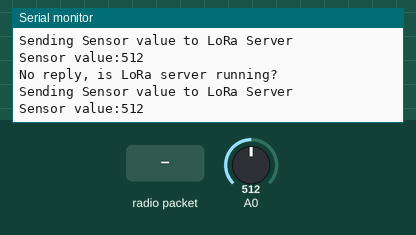
Simulated run of this sketch. Board: Arduino Uno, built for the host (arithmetic inside an expression is 32-bit, double 64-bit). Parts: the last lines printed to the serial monitor. The inputs (shaded band) are chosen by the test bench; at power-on: A0 = 512. No radio packets arrive unless stated.

Above: at 1.2 s.
1.3 s: radio packet "5" arrives
2.8 s: A0 set to 716
At 4.1 s:
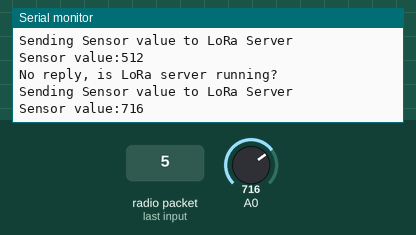
4.3 s: radio packet "90" arrives
5.8 s: A0 set to 900
At 7.4 s:
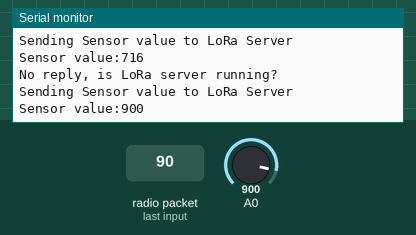
Timing chart, 0 to 8.3 s (numbered marks = the images above; inputs shaded):
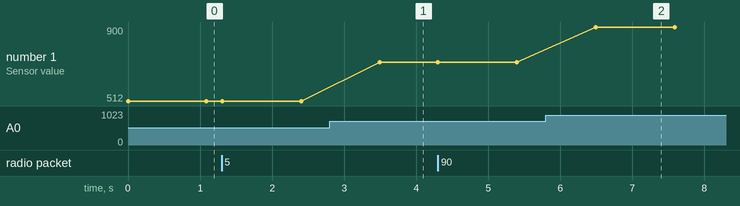

The sketch:

LoRa_Simple_Client_Arduino_senval.ino
```cpp
/*
  LoRa Simple Client for Arduino :
  Support Devices: LoRa Shield + Arduino

  Example sketch showing how to create a simple messageing client,
  with the RH_RF95 class. RH_RF95 class does not provide for addressing or
  reliability, so you should only use RH_RF95 if you do not need the higher
  level messaging abilities.

  It is designed to work with the other example LoRa Simple Server
  User need to use the modified RadioHead library from:
  https://github.com/dragino/RadioHead

  modified 16 11 2016
  by Edwin Chen <support@dragino.com>
  Dragino Technology Co., Limited
*/

#include <SPI.h>
#include <RH_RF95.h>

// Singleton instance of the radio driver
RH_RF95 rf95;

//The parameter are pre-set for 868Mhz used. If user want to use lower frenqucy 433Mhz.Better to set
//rf95.setSignalBandwidth(31250);
//rf95.setCodingRate4(8);
float frequency = 865.0;

void setup()
{
  Serial.begin(9600);
  //while (!Serial) ; // Wait for serial port to be available
  Serial.println("Start LoRa Client");
  if (!rf95.init())
    Serial.println("init failed");
  // Setup ISM frequency
  rf95.setFrequency(frequency);
  // Setup Power,dBm
  rf95.setTxPower(13);

  // Setup Spreading Factor (6 ~ 12)
  rf95.setSpreadingFactor(7);

  // Setup BandWidth, option: 7800,10400,15600,20800,31250,41700,62500,125000,250000,500000
  //Lower BandWidth for longer distance.
  rf95.setSignalBandwidth(125000);

  // Setup Coding Rate:5(4/5),6(4/6),7(4/7),8(4/8)
  rf95.setCodingRate4(5);

  rf95.setSyncWord(0x34);
  /*
  //Different Combination for distance and speed examples:
  Example 1: Bw = 125 kHz, Cr = 4/5, Sf = 128chips/symbol, CRC on. Default medium range
    rf95.setSignalBandwidth(125000);
    rf95.setCodingRate4(5);
    rf95.setSpreadingFactor(7);
  Example 2: Bw = 500 kHz, Cr = 4/5, Sf = 128chips/symbol, CRC on. Fast+short range
    rf95.setSignalBandwidth(500000);
    rf95.setCodingRate4(5);
    rf95.setSpreadingFactor(7);
  Example 3: Bw = 31.25 kHz, Cr = 4/8, Sf = 512chips/symbol, CRC on. Slow+long range
    rf95.setSignalBandwidth(31250);
    rf95.setCodingRate4(8);
    rf95.setSpreadingFactor(9);
  Example 4: Bw = 125 kHz, Cr = 4/8, Sf = 4096chips/symbol, CRC on. Slow+long range
    rf95.setSignalBandwidth(125000);
    rf95.setCodingRate4(8);
    rf95.setSpreadingFactor(12);
  */
}

void loop()
{
  Serial.println("Sending Sensor value to LoRa Server");
  // Send a message to LoRa Server
  int val = analogRead(A0);
  uint8_t data[10];
  String str;
  str = String(val);
//  itoa(val,data,50);
  str.toCharArray(data,10);
//  Serial.println(val);
//  Serial.println((char*)data);
  Serial.print("Sensor value:");
  Serial.println(atoi(data));
  rf95.send(data, sizeof(data));

  rf95.waitPacketSent();
  // Now wait for a reply
  uint8_t buf[RH_RF95_MAX_MESSAGE_LEN];
  uint8_t len = sizeof(buf);

  if (rf95.waitAvailableTimeout(1000))
  {
    // Should be a reply message for us now
    if (rf95.recv(buf, &len))
   {
      Serial.print("got reply: ");
      Serial.println((char*)buf);
      Serial.print("RSSI: ");
      Serial.println(rf95.lastRssi(), DEC);
    }
    else
    {
      Serial.println("recv failed");
    }
  }
  else
  {
    Serial.println("No reply, is LoRa server running?");
  }
}
```

Measured:
- after the input at 2.8 s, the serial monitor: prints a new line after 0.70 s (image 1)
- after the input at 5.8 s, the serial monitor: prints a new line after 0.69 s (image 2)
- plotted number 1: 512 → 716 after the input at 2.8 s, 716 → 900 after the input at 5.8 s
